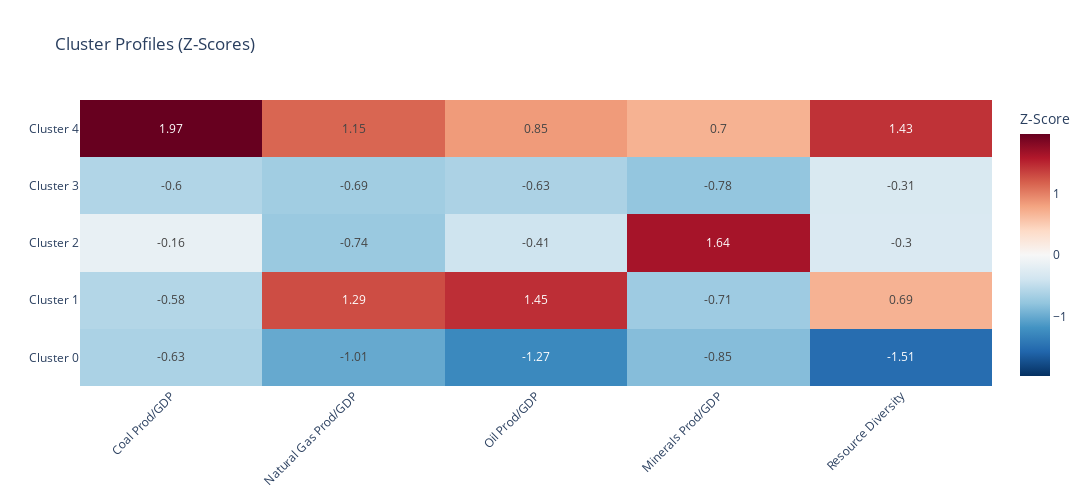
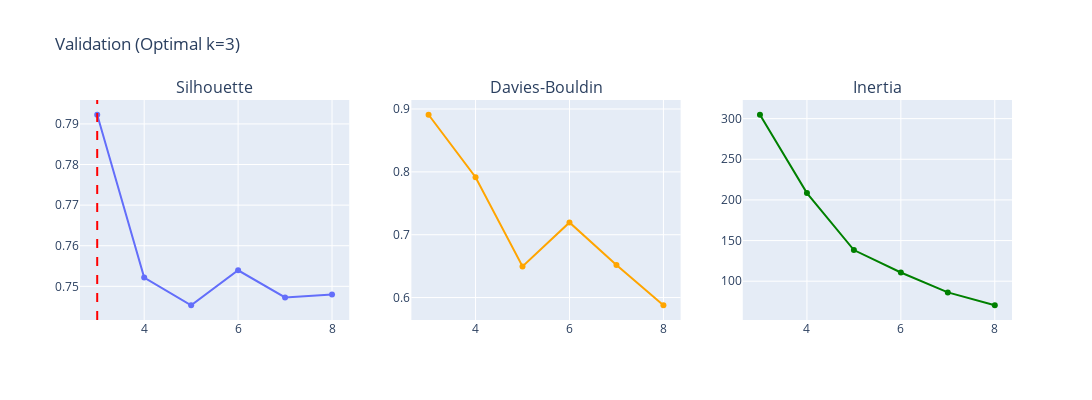

The code cell stored with these charts, in order, in its notebook:
### Code cell
def main(find_optimal_k=True):  # Default to False for quick runs
    """Run clustering with NR_final.csv dataset."""
    
    config = Config(
        resources_path="https://raw.githubusercontent.com/AyaanTigdikar/Capstone/7b651cc0ba93cc9af63ff3cefd255e75913edf4e/workingdata/NR_final.csv",
        master_data_path="https://raw.githubusercontent.com/AyaanTigdikar/Capstone/7b651cc0ba93cc9af63ff3cefd255e75913edf4e/workingdata/master_data_wide.csv",
        
        n_clusters=5,
        use_production_for_clustering=True,
        use_reserves_for_clustering=False,
        use_reserves_for_dominance=True,
        
        aggregate_minerals=True,
        normalize_by_gdp=True,
        include_economic_complexity=False,
        include_resource_rents=False,
        
        diversity_threshold_pct=1.0,
        
        year_min=1990,
        year_max=2024,
        master_year=2019
    )
    
    analysis = ResourceClusteringAnalysis(config)
    df = analysis.run(find_optimal_k=find_optimal_k)
    
    # Create visualizations
    figures = analysis.visualize()
    
    # Export results
    analysis.export_results("clustering_results.csv")
    
    # Show figures
    for name, fig in figures.items():
        fig.show()
        logger.info(f"✅ Displayed {name} visualization")
    
    return analysis

if __name__ == "__main__":
    analysis = main(find_optimal_k=True)

### Figure 1 — Plotly figure (JSON) as saved in the notebook; plotly's stock layout.template omitted (floating-point values rounded to 4 significant figures)
{"data": [{"colorbar": {"title": {"text": "Z-Score"}}, "colorscale": [[0, "rgb(5,48,97)"], [0.1, "rgb(33,102,172)"], [0.2, "rgb(67,147,195)"], [0.3, "rgb(146,197,222)"], [0.4, "rgb(209,229,240)"], [0.5, "rgb(247,247,247)"], [0.6, "rgb(253,219,199)"], [0.7, "rgb(244,165,130)"], [0.8, "rgb(214,96,77)"], [0.9, "rgb(178,24,43)"], [1, "rgb(103,0,31)"]], "hovertemplate": "<b>%{y}</b><br>%{x}<br>Z: %{z:.2f}<extra></extra>", "text": [[-0.63, -1.01, -1.27, -0.85, -1.51], [-0.58, 1.29, 1.45, -0.71, 0.69], [-0.16, -0.74, -0.41, 1.64, -0.3], [-0.6, -0.69, -0.63, -0.78, -0.31], [1.97, 1.15, 0.85, 0.7, 1.43]], "texttemplate": "%{text}", "type": "heatmap", "x": ["Coal Prod/GDP", "Natural Gas Prod/GDP", "Oil Prod/GDP", "Minerals Prod/GDP", "Resource Diversity"], "y": ["Cluster 0", "Cluster 1", "Cluster 2", "Cluster 3", "Cluster 4"], "z": [[-0.6307, -1.005, -1.27, -0.8488, -1.512], [-0.5839, 1.286, 1.454, -0.711, 0.69], [-0.1597, -0.7368, -0.4051, 1.64, -0.2996], [-0.5958, -0.6911, -0.6265, -0.7758, -0.3103], [1.97, 1.147, 0.8471, 0.696, 1.432]], "zmid": 0}], "layout": {"height": 500, "title": {"text": "Cluster Profiles (Z-Scores)"}, "width": 1400, "xaxis": {"tickangle": -45}}}

### Figure 2 — Plotly figure (JSON) as saved in the notebook; plotly's stock layout.template omitted (floating-point values rounded to 4 significant figures)
{"data": [{"mode": "lines+markers", "type": "scatter", "x": [3, 4, 5, 6, 7, 8], "xaxis": "x", "y": [0.7923, 0.7522, 0.7453, 0.754, 0.7473, 0.748], "yaxis": "y"}, {"line": {"color": "orange"}, "mode": "lines+markers", "type": "scatter", "x": [3, 4, 5, 6, 7, 8], "xaxis": "x2", "y": [0.8909, 0.7915, 0.6495, 0.7196, 0.6518, 0.5878], "yaxis": "y2"}, {"line": {"color": "green"}, "mode": "lines+markers", "type": "scatter", "x": [3, 4, 5, 6, 7, 8], "xaxis": "x3", "y": [304.8, 208.4, 138.3, 110.7, 86.22, 70.42], "yaxis": "y3"}], "layout": {"annotations": [{"font": {"size": 16}, "showarrow": false, "text": "Silhouette", "x": 0.1444, "xanchor": "center", "xref": "paper", "y": 1, "yanchor": "bottom", "yref": "paper"}, {"font": {"size": 16}, "showarrow": false, "text": "Davies-Bouldin", "x": 0.5, "xanchor": "center", "xref": "paper", "y": 1, "yanchor": "bottom", "yref": "paper"}, {"font": {"size": 16}, "showarrow": false, "text": "Inertia", "x": 0.8556, "xanchor": "center", "xref": "paper", "y": 1, "yanchor": "bottom", "yref": "paper"}], "height": 400, "shapes": [{"line": {"color": "red", "dash": "dash"}, "type": "line", "x0": 3, "x1": 3, "xref": "x", "y0": 0, "y1": 1, "yref": "y domain"}], "showlegend": false, "title": {"text": "Validation (Optimal k=3)"}, "width": 1400, "xaxis": {"anchor": "y", "domain": [0, 0.2889]}, "xaxis2": {"anchor": "y2", "domain": [0.3556, 0.6444]}, "xaxis3": {"anchor": "y3", "domain": [0.7111, 1]}, "yaxis": {"anchor": "x", "domain": [0, 1]}, "yaxis2": {"anchor": "x2", "domain": [0, 1]}, "yaxis3": {"anchor": "x3", "domain": [0, 1]}}}
